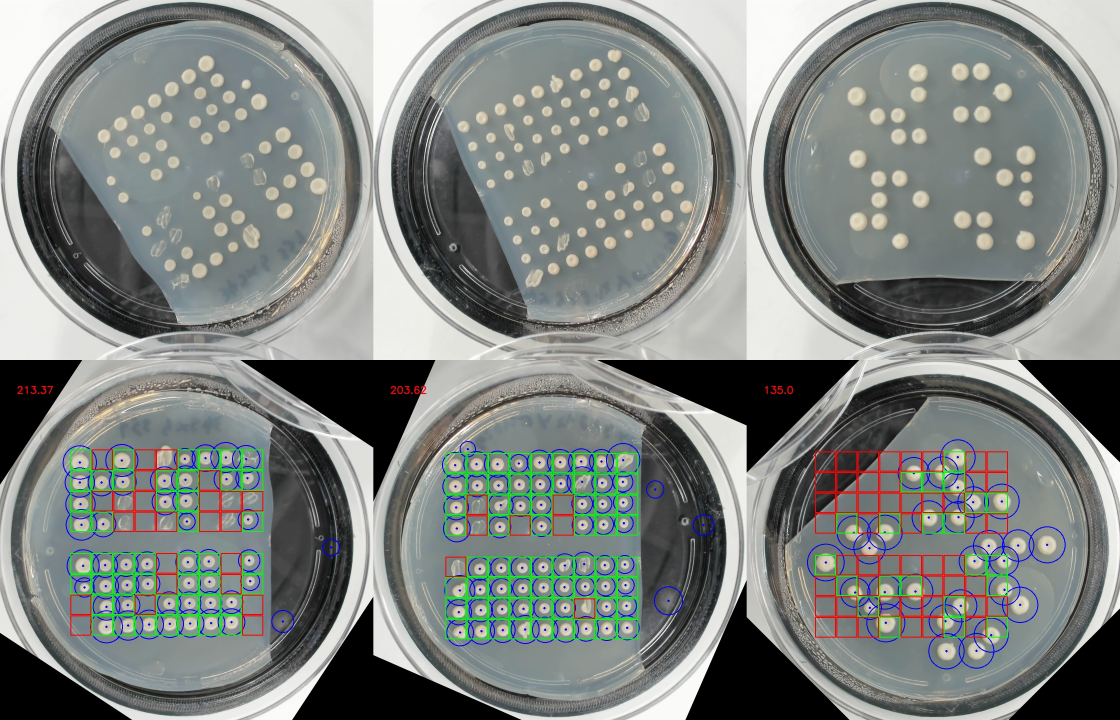
#> input picture robotinterface/image_summary.jpeg, 3360 x 2160 px, found by its file name (shown at 1/3 size)
$ python camera_test_on_mac.py
#> lines starting #> are read from the running program, lines starting #| are printed output that depends on the picture
# import the opencv library
import cv2
import numpy as np
summary_picture = cv2.imread(r"C:\Users\AutoMate EPFL\Documents\GitHub\robot-interface\images\demo\image_summary.jpeg")
#> summary_picture is the input picture: shape (2160, 3360, 3); mean B, G, R 129.9, 133.1, 128.5
summary_picture = cv2.resize(summary_picture,dsize=(1300,800))
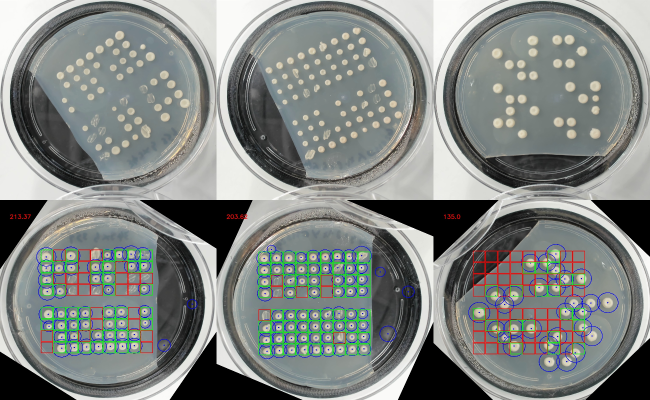
#> summary_picture: shape (800, 1300, 3) (shown at 1/2 size); mean B, G, R 129.9, 133, 128.4
cv2.imshow("",summary_picture)
cv2.waitKey(0)
cv2.destroyAllWindows()
